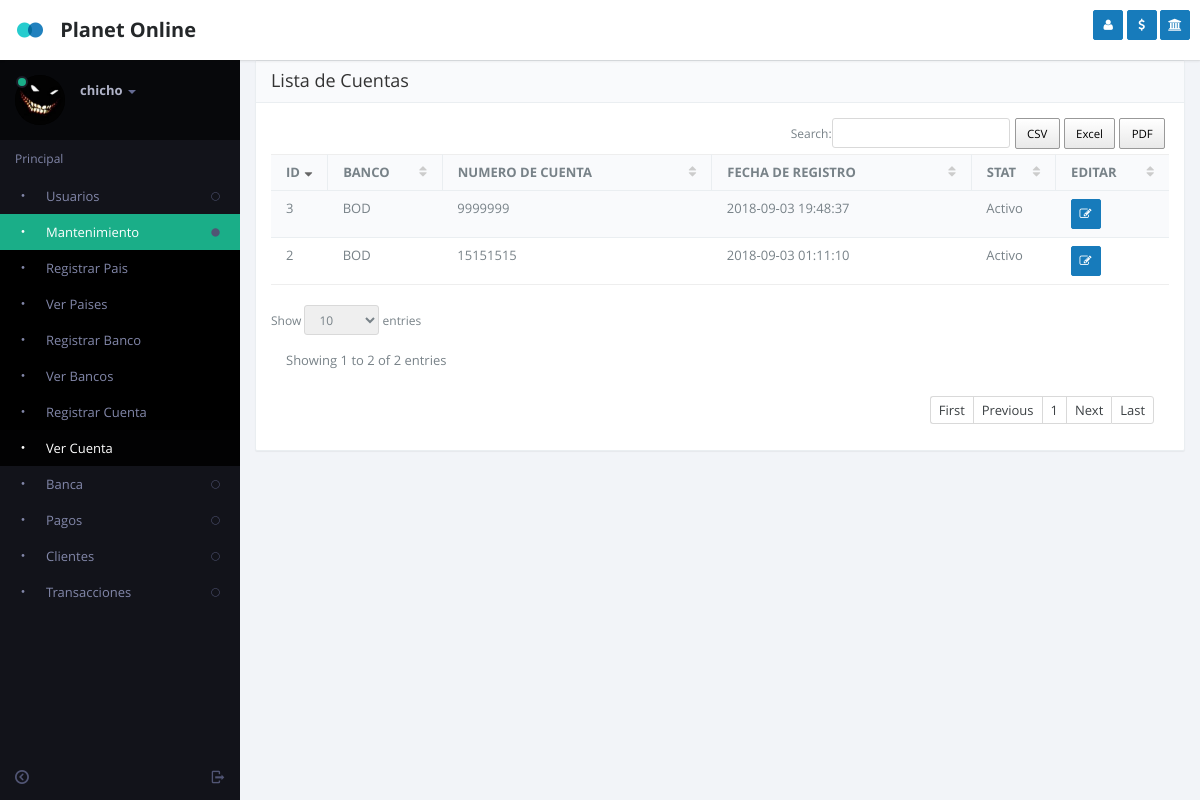
Before: /view_acount.php (signed in) with the older database file.
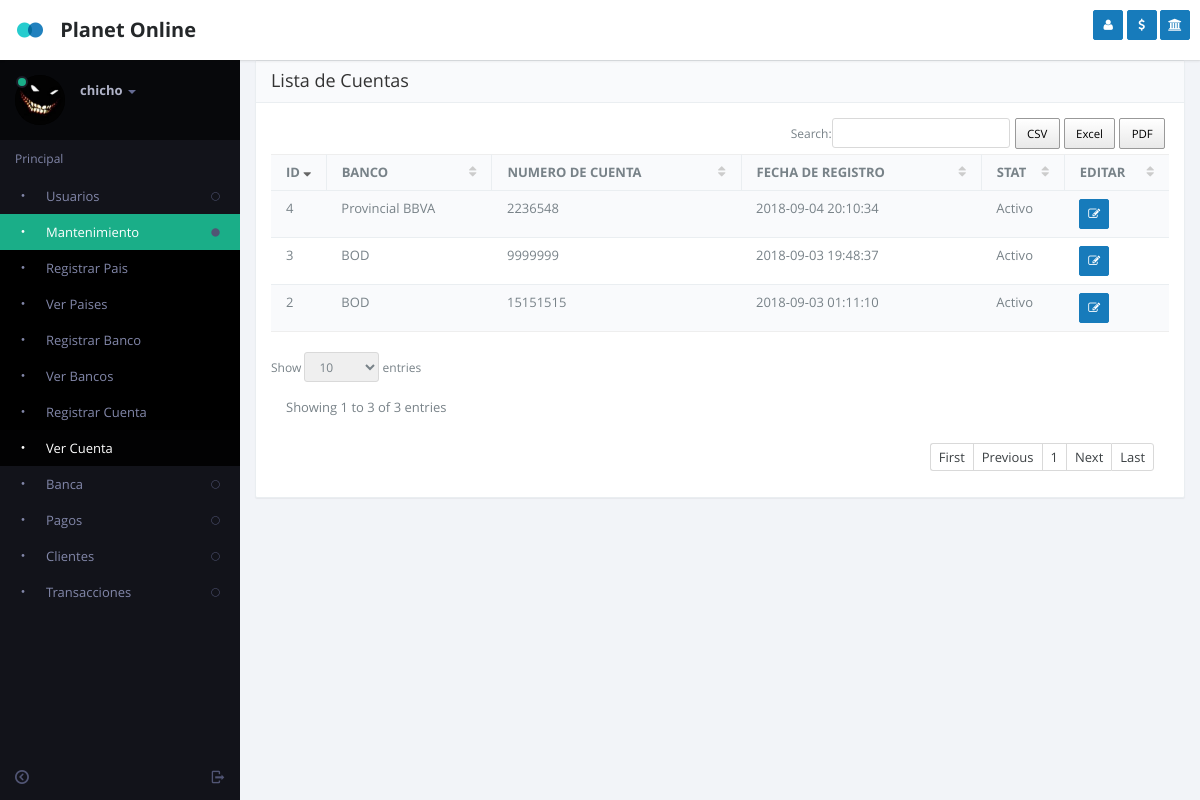
After: the same page with the newer database file.
### tables this page shows
CREATE TABLE `acount_bank` (
  `id` int(11) NOT NULL,
  `id_bank` int(11) NOT NULL,
  `number_acount` varchar(30) NOT NULL,
  `descriptions` varchar(250) NOT NULL,
  `stat` int(11) NOT NULL,
  `id_user_reg` int(11) NOT NULL,
  `data_time` datetime NOT NULL
);

CREATE TABLE `bank` (
  `id` int(11) NOT NULL,
  `name` varchar(50) NOT NULL,
  `stat` int(11) NOT NULL,
  `id_user_reg` int(11) NOT NULL,
  `data_time` datetime NOT NULL
);

### include/defs.php (called while the page is built, shortened)
<?php
	function MySQLQuery($query)
	{
		$success= mysql_db_query($GLOBALS["DB_DBName"], $query);
		return $success;
	}
	function GetRecords($sql)
	{
		$check=MySQLQuery($sql);
		$return=array();
		$i=0;
		while ($row = mysql_fetch_array($check))
		 {
			$return[$i]=$row;
			$i++;
		}
		return $return;
	}
?>

### view_acount.php (the view, shortened to what this page needs)
<?php
    include("include/defs.php");
    include("header.php");
      $where = "where (1=1) ";
      $arrUser = GetRecords("SELECT
                             ab.id,
                             ab.number_acount,
                             ab.data_time,
                             ab.stat,
                             b.name
                             from acount_bank ab inner join bank b on ab.id_bank = b.id
                             $where
                             order by ab.id");
?>
	<section id="content">
          <section class="vbox">
            <section class="scrollable padder">
              <section class="panel panel-default">
                <header class="panel-heading">
                          <span class="h4">Lista de Cuentas</span>
                </header>
                <div class="panel-body">
                    <div class="table-responsive">
                        <table class="table table-striped b-t b-light" data-ride="datatables">
                          <thead>
                            <tr>
                              <th>ID</th>
                              <th>BANCO</th>
                              <th>NUMERO DE CUENTA</th>
                              <th>FECHA DE REGISTRO</th>
                              <th>STAT</th>
                              <th>EDITAR</th>
                            </tr>
                          </thead>
                          <tbody>
                          <?PHP
                            foreach ($arrUser as $key => $value) {
                              $status = ($value['stat'] == 1) ? 'Activo' : 'Inactivo';
                            ?>
                          <tr>
                              <td class="tbdata"> <?php echo $value['id']?> </td>
                              <td class="tbdata"> <?php echo $value['name']?> </td>
                              <td class="tbdata"> <?php echo $value['number_acount']?> </td>
                              <td class="tbdata"> <?php echo $value['data_time']?> </td>
                              <td class="tbdata"> <?php echo $status?> </td>
                              <td>
                                <a href="modal_edit_acount.php?id=<?php echo $value['id']?>" title="Editar Cuenta" data-toggle="ajaxModal" class="btn btn-sm btn-icon btn-primary"><i class="fa fa-edit (alias)"></i></a>
                              </td>
                          </tr>
                          <?php
                          }
                          ?>
                          </tbody>
                        </table>
                    </div>
                </div>
              </section>
            </section>
        </section>
    </section>
<?php
	include("footer.php");
?>

Changed rows visible on the page:
added acount_bank: id "4", id_bank.name "Provincial BBVA", number_acount "2236548", data_time "2018-09-04 20:10:34", stat "Activo"
Other visible differences:
text written by a page script: "CSV Excel PDF Search: Show entries Showing 1 to 2 of 2 entries First Previous 1 Next Last" → "CSV Excel PDF Search: Show entries Showing 1 to 3 of 3 entries First Previous 1 Next Last"
